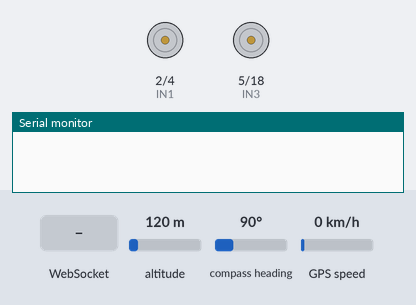
A sketch run on a simulated ESP32. On the bench: motor-driver pin pairs drawn as motors (green arrow = first pin HIGH = forward, orange = second pin HIGH = backward, longer = more drive, scaled by the enable pin), the last lines printed to the serial monitor. Wiring (inferred from the names in the program): HMC5883L compass at I2C address 0x1E. Inputs (shaded band) come from the test bench; at power-on: altitude 120 m, compass heading 90°, GPS speed 0 km/h. WiFi joins after 1.5 s; servers stay silent unless stated; the GPS gets a fix after 3 s at 37.7749, -122.4194 with 8 satellites.

Above: at 0.1 s.
At 2.8 s:
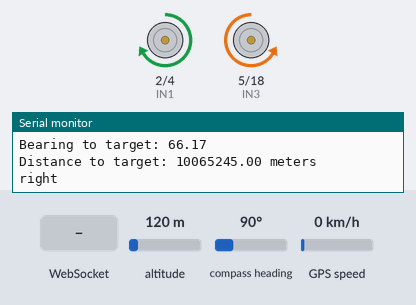
2.9 s: WebSocket text "," received
At 3.7 s:
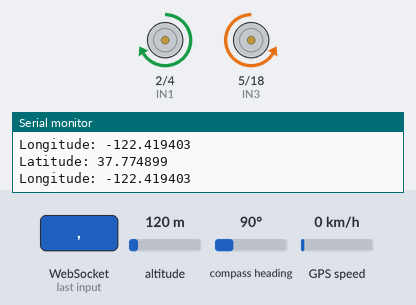
5.1 s: WebSocket text "6" received
Timing chart, 0 to 8.1 s (numbered marks = the images above; inputs shaded):
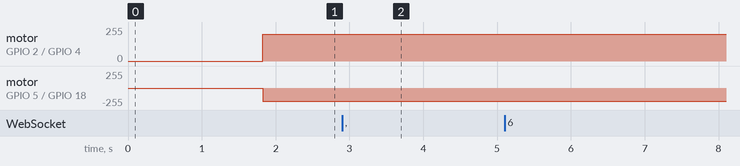

The sketch:

compass_gps-32.ino
```cpp
#include <TinyGPS++.h>
#include <HardwareSerial.h>
#include <Wire.h>
#include <math.h>
#include <WiFi.h>
#include <WebSocketsServer.h>

//contro speed
int speed = 200;
#define EN1 25
#define EN2 26
// Motor control pins
#define IN1 2
#define IN2 4
#define IN3 5
#define IN4 18

const char* ssid = "Hotspot";         // Replace with your Wi-Fi SSID
const char* password = "123456789";
WebSocketsServer webSocket(81);

// TinyGPS++ and Serial communication for GPS
TinyGPSPlus gps;
HardwareSerial gpsSerial(1);  // UART1 for GPS

// HMC5883L Magnetometer configuration
#define HMC5883L_Address 0x1E
#define DataRegisterBegin 0x03  // Start of data registers for X, Z, and Y axes

// Current GPS coordinates
float currentLat = 0.0;
float currentLng = 0.0;
float targetLat = 23.8296169;
float targetLng = 90.5672889;

// Distance threshold (e.g., 5 meters)
float distance = 5.0;

// Bearing (direction to target)
float bearing = 0.0;
float currentHeading = 0.0;  // Heading from the magnetometer

WiFiServer server(80);

void setup() {
  // Motor pins setup
  pinMode(IN1, OUTPUT);
  pinMode(IN2, OUTPUT);
  pinMode(IN3, OUTPUT);
  pinMode(IN4, OUTPUT);

  pinMode(EN1, OUTPUT);
  pinMode(EN2, OUTPUT);
  analogWrite(EN1,speed);
  analogWrite(EN2,speed);

  // Initialize serial and Wi-Fi
  Serial.begin(115200);

  // Connect to Wi-Fi
  WiFi.begin(ssid, password);
  while (WiFi.status() != WL_CONNECTED) {
    delay(500);
    Serial.print(".");
  }
  Serial.println();
  Serial.print("Connected to Wi-Fi. IP: ");
  Serial.println(WiFi.localIP());

  // Start WebSocket server
  webSocket.begin();
  webSocket.onEvent(onWebSocketEvent);

  Serial.println("WebSocket server started on port 81.");

  // Initialize GPS serial communication
  gpsSerial.begin(9600, SERIAL_8N1, 16, 17);  // RX=16, TX=17

  // Initialize I2C communication for HMC5883L
  Wire.begin(21, 22);  // SDA -> GPIO21, SCL -> GPIO22 for ESP32

  // Configure HMC5883L to continuous measurement mode
  Wire.beginTransmission(HMC5883L_Address);
  Wire.write(0x02);  // Mode register
  Wire.write(0x00);  // Set to continuous measurement mode
  Wire.endTransmission();

  delay(100);  // Wait for sensor to initialize
}

void loop() {
  webSocket.loop();

  // Process GPS data
  while (gpsSerial.available() > 0) {
    char c = gpsSerial.read();
    if (gps.encode(c)) {
      if (gps.location.isUpdated()) {
        currentLat = gps.location.lat();
        currentLng = gps.location.lng();

        // Print GPS coordinates
        Serial.print("Latitude: ");
        Serial.println(currentLat, 6);
        Serial.print("Longitude: ");
        Serial.println(currentLng, 6);
      }
    }
  }

  // Read magnetometer data
  readMagnetometer();

  // Calculate bearing and distance if target coordinates are available
  if (targetLat != 0.0 && targetLng != 0.0) {
    calculateBearing();
    if (abs(bearing - currentHeading) < 15) {  // If bearing is almost aligned
      moveForward();
    } else if (distance < 5) {
      stopMotors();
    } else {
      adjustHeading();
    }
  }
  delay(800);  // Delay to make output readable
}

void onWebSocketEvent(uint8_t client_num, WStype_t type, uint8_t *payload, size_t length) {
  switch (type) {
    case WStype_DISCONNECTED:
      Serial.printf("Client [%u] disconnected.\n", client_num);
      break;

    case WStype_CONNECTED:
      Serial.printf("Client [%u] connected.\n", client_num);
      break;

    case WStype_TEXT:
      // Convert the received payload to a string
      String receivedData = String((char*)payload);

      Serial.printf("Client [%u] sent: %s\n", client_num, receivedData.c_str());

      // Parse the received data as latitude and longitude
      if (receivedData.indexOf(",") != -1) {
        String latStr = receivedData.substring(0, receivedData.indexOf(","));
        String lngStr = receivedData.substring(receivedData.indexOf(",") + 1);

        targetLat = latStr.toFloat();
        targetLng = lngStr.toFloat();

        Serial.print("Received Latitude: ");
        Serial.println(targetLat, 6);
        Serial.print("Received Longitude: ");
        Serial.println(targetLng, 6);
      } else {
        Serial.println("Invalid data format. Expected 'latitude,longitude'.");
      }

      // Echo the received data back to the client
      webSocket.sendTXT(client_num, "Received: " + receivedData);
      break;
  }
}

void calculateBearing() {
  float deltaLng = radians(targetLng - currentLng);
  float currentLatRad = radians(currentLat);
  float targetLatRad = radians(targetLat);

  float y = sin(deltaLng) * cos(targetLatRad);
  float x = cos(currentLatRad) * sin(targetLatRad) -
            sin(currentLatRad) * cos(targetLatRad) * cos(deltaLng);

  float bearingRad = atan2(y, x);  // Bearing in radians
  bearing = degrees(bearingRad);  // Convert to degrees

  // Normalize the bearing to 0-360 degrees
  if (bearing < 0) {
    bearing += 360;
  }

  // Print the calculated bearing to Serial Monitor
  Serial.print("Bearing to target: ");
  Serial.println(bearing);

  // Calculate the distance (Haversine formula)
  float R = 6371;  // Radius of Earth in kilometers
  float dLat = radians(targetLat - currentLat);
  float dLng = radians(targetLng - currentLng);
  float a = sin(dLat / 2) * sin(dLat / 2) + cos(radians(currentLat)) * cos(radians(targetLat)) * sin(dLng / 2) * sin(dLng / 2);
  float c = 2 * atan2(sqrt(a), sqrt(1 - a));
  distance = R * c * 1000;  // Distance in meters
  Serial.print("Distance to target: ");
  Serial.print(distance);
  Serial.println(" meters");
}

void readMagnetometer() {
  delay(100);  // Delay to make output readable
  Wire.beginTransmission(HMC5883L_Address);
  Wire.write(DataRegisterBegin);
  Wire.endTransmission();
  Wire.requestFrom(HMC5883L_Address, 6);
  delay(100);  // Delay to make output readable

  if (Wire.available() == 6) {
    int16_t rawX = (Wire.read() << 8) | Wire.read();
    int16_t rawZ = (Wire.read() << 8) | Wire.read();
    int16_t rawY = (Wire.read() << 8) | Wire.read();

    Serial.print("Raw Magnetometer Data - X: ");
    Serial.print(rawX);
    Serial.print(", Y: ");
    Serial.print(rawY);
    Serial.print(", Z: ");
    Serial.println(rawZ);

    // Calculate heading
    float headingRad = atan2((float)rawY, (float)rawX);
    if (headingRad < 0) {
      headingRad += 2 * PI;
    }
    currentHeading = headingRad * 180.0 / PI;
    Serial.print("Heading (degrees): ");
    Serial.println(currentHeading);
  } else {
    Serial.println("Failed to read magnetometer data!");
  }
}


void adjustHeading() {
  // Check if current heading is greater or lesser than the target bearing and rotate accordingly
  if (currentHeading < bearing) {
    turnLeft();
  } else if (currentHeading > bearing) {
    turnRight();
  }
}

void turnLeft() {
  Serial.println("left");
  digitalWrite(IN1, LOW);
  digitalWrite(IN2, HIGH);
  digitalWrite(IN3, HIGH);
  digitalWrite(IN4, LOW);
}

void turnRight() {
  Serial.println("right");
  digitalWrite(IN1, HIGH);
  digitalWrite(IN2, LOW);
  digitalWrite(IN3, LOW);
  digitalWrite(IN4, HIGH);
}

void moveForward() {
  Serial.println("forward");
  digitalWrite(IN1, HIGH);
  digitalWrite(IN2, LOW);
  digitalWrite(IN3, HIGH);
  digitalWrite(IN4, LOW);
}

void stopMotors() {
  Serial.println("stopped");
  digitalWrite(IN1, LOW);
  digitalWrite(IN2, LOW);
  digitalWrite(IN3, LOW);
  digitalWrite(IN4, LOW);
}
```

Measured:
- after the input at 2.9 s, motor on GPIO 2 (IN1) / GPIO 4 (IN2): stays forward 200/255 (without the input it goes to backward 200/255 after 0.97 s); motor on GPIO 5 (IN3) / GPIO 18 (IN4): stays backward 200/255 (without the input it goes to forward 200/255 after 0.97 s)
